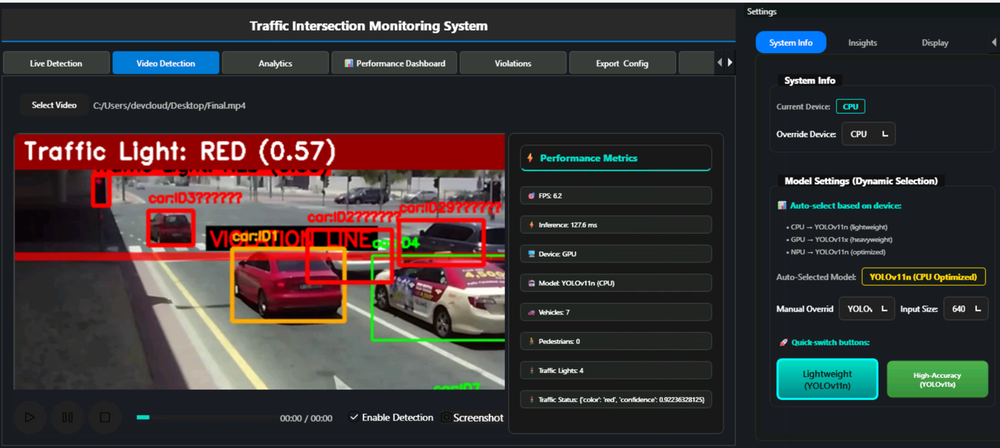
#> input picture apps/traffic_monitor/qt_app_pyside1/resources/dashboard.png, 1000 x 448 px, shrunk from 1503 x 673 before the run
$ python -i crosswalk_utils1.py   (imports and definitions only)
#> lines starting #> are read from the running program, lines starting #| are printed output that depends on the picture; after the words box and inside, x2 and y2 are one past the last pixel; in counts of white or black regions, pixels touching at a corner belong together
#> further down, picture is the input picture: shape (448, 1000, 3); mean B, G, R 53.5, 53.7, 58.7
# [1 line not run here, left out]
import cv2
import numpy as np
from typing import Tuple, Optional

# [252 lines left out: functions detect_crosswalk_and_violation_line, draw_violation_line, get_violation_line_y, not called in this run]

# Example usage:
# bbox, vline, dbg = detect_crosswalk_and_violation_line(frame, (tl_x, tl_y), perspective_M)
##working
# [1 line not run here, left out]
import cv2
import numpy as np
from sklearn import linear_model

# [128 lines left out: functions detect_crosswalk_and_violation_line, draw_violation_line, get_violation_line_y, not called in this run]

# Example usage:
# bbox, vline, dbg = detect_crosswalk_and_violation_line(frame, (tl_x, tl_y), perspective_M)
# [1 line not run here, left out]
import cv2
import numpy as np
from typing import Tuple, Optional

def detect_crosswalk_and_violation_line(frame: np.ndarray, traffic_light_position: Optional[Tuple[int, int]] = None, perspective_M: Optional[np.ndarray] = None):
    """
    Detects crosswalk (zebra crossing) or fallback stop line in a traffic scene using classical CV.
    Args:
        frame: BGR image frame from video feed
        traffic_light_position: Optional (x, y) of traffic light in frame
        perspective_M: Optional 3x3 homography matrix for bird's eye view normalization
    Returns:
        result_frame: frame with overlays (for visualization)
        crosswalk_bbox: (x, y, w, h) or None if fallback used
        violation_line_y: int (y position for violation check)
        debug_info: dict (for visualization/debugging)
    """
    debug_info = {}
    orig_frame = frame.copy()
    h, w = frame.shape[:2]
#> h = 448; w = 1000

    # 1. Perspective Normalization (Bird's Eye View)
    if perspective_M is not None:
        frame = cv2.warpPerspective(frame, perspective_M, (w, h))
        debug_info['perspective_warped'] = True
    else:
        debug_info['perspective_warped'] = False

    # 1. White Color Filtering (relaxed)
    mask_white = cv2.inRange(frame, (160, 160, 160), (255, 255, 255))
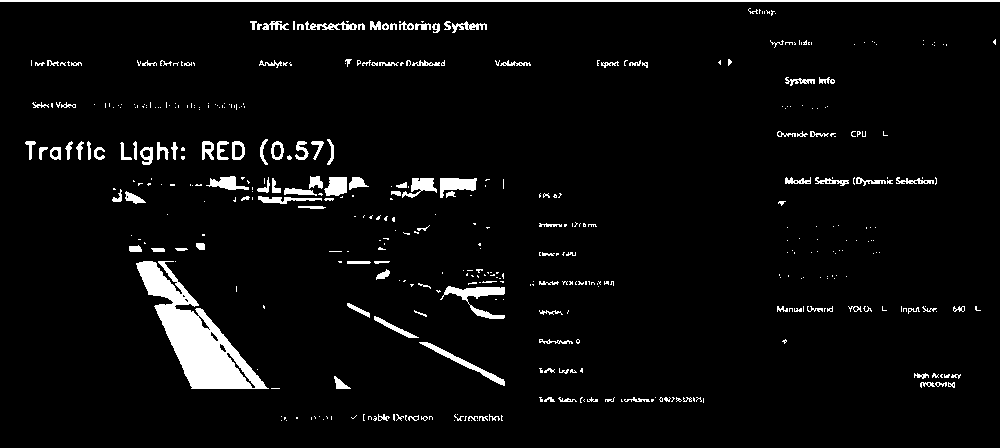
#> mask_white: shape (448, 1000); 4.6% white; 462 white regions (327 under 20 px), largest, box (x1, y1, x2, y2) and area: (136, 261, 269, 389) 6160, (0, 0, 1000, 2) 2000, (440, 286, 505, 319) 696
    debug_info['mask_white_ratio'] = np.sum(mask_white > 0) / (h * w)

    # 2. Grayscale for adaptive threshold
    gray = cv2.cvtColor(frame, cv2.COLOR_BGR2GRAY)
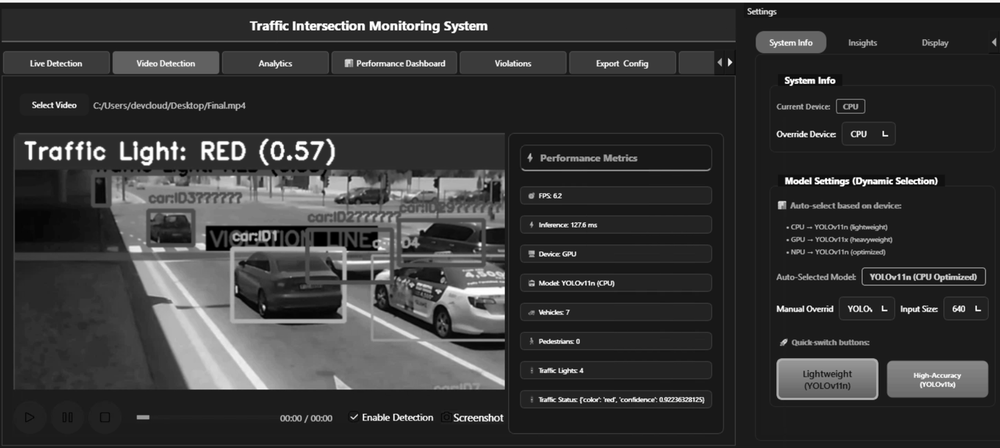
#> gray: shape (448, 1000); min 0, max 255, mean 55
    # Enhance contrast for night/low-light
    if np.mean(gray) < 80:
        gray = cv2.equalizeHist(gray)
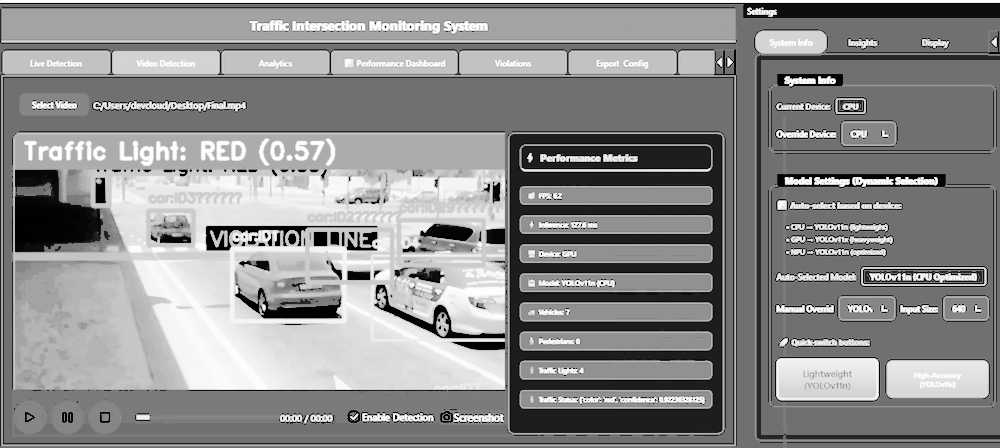
#> gray: shape (448, 1000); min 0, max 255, mean 139.5
        debug_info['hist_eq'] = True
    else:
        debug_info['hist_eq'] = False
    # 5. Adaptive threshold (tuned)
    thresh = cv2.adaptiveThreshold(gray, 255, cv2.ADAPTIVE_THRESH_GAUSSIAN_C,
                                   cv2.THRESH_BINARY, 15, 5)
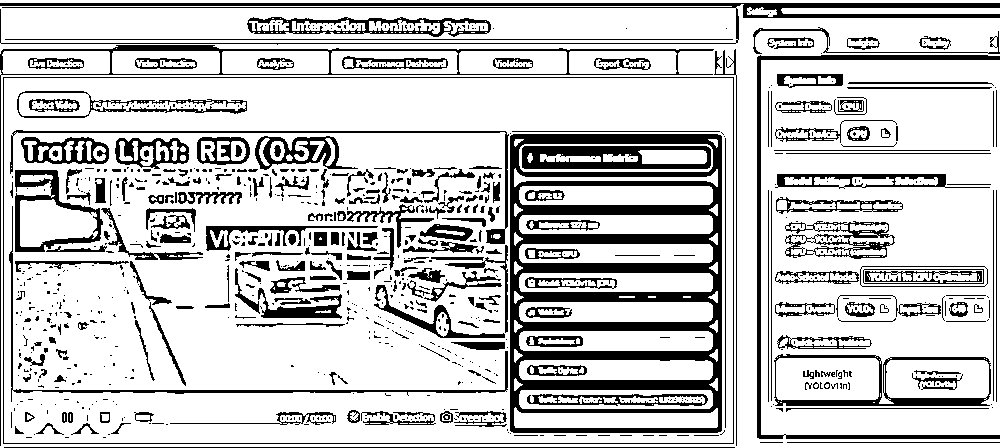
#> thresh: shape (448, 1000); 78% white; 904 black regions (630 under 20 px), largest, box (x1, y1, x2, y2) and area: (510, 134, 722, 433) 23077, (0, 3, 1000, 45) 6185, (757, 55, 1000, 439) 3600
    # Combine with color mask
    combined = cv2.bitwise_and(thresh, mask_white)
    # 2. Morphology (tuned)
    kernel = cv2.getStructuringElement(cv2.MORPH_RECT, (25, 3))
    morph = cv2.morphologyEx(combined, cv2.MORPH_CLOSE, kernel, iterations=1)
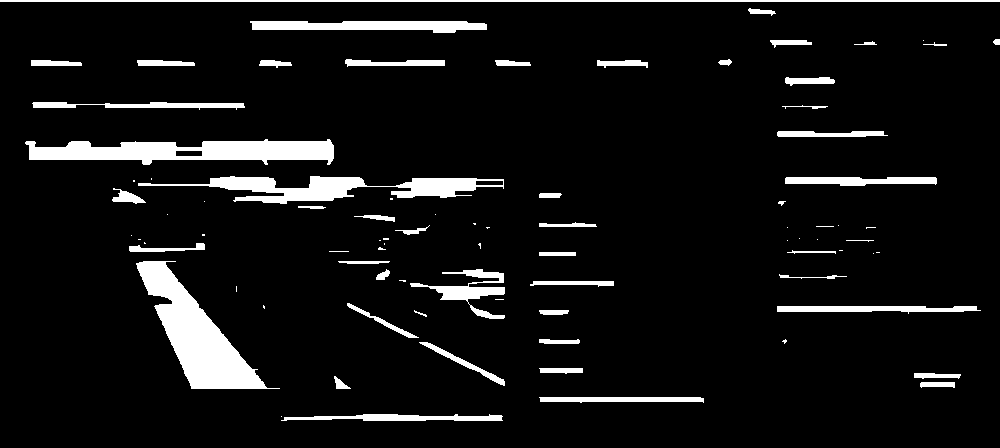
#> morph: shape (448, 1000); 7.5% white; 85 white regions (34 under 20 px)
    # Find contours
    contours, _ = cv2.findContours(morph, cv2.RETR_EXTERNAL, cv2.CHAIN_APPROX_SIMPLE)
#> contours = 85 contours, 39 with area under 20; largest, box (x1, y1, x2, y2) and area: (136, 261, 280, 389) 6390, (25, 139, 334, 165) 4965, (138, 176, 504, 204) 3802, (250, 21, 487, 33) 1832, (410, 269, 505, 319) 1150
    zebra_rects = []
    for cnt in contours:
        x, y, w, h = cv2.boundingRect(cnt)
        aspect_ratio = w / max(h, 1)
        area = w * h
        angle = 0  # For simplicity, assume horizontal stripes
        # Heuristic: wide, short, and not too small
        if aspect_ratio > 3 and 1000 < area < 0.5 * frame.shape[0] * frame.shape[1] and h < 60:
            zebra_rects.append((x, y, w, h, angle))
            cv2.rectangle(orig_frame, (x, y), (x+w, y+h), (0, 255, 0), 2)
#> this loop made 85 passes
#> (x, y, w, h, aspect_ratio, area) on passes 2 to 13: (281, 414, 222, 7, 31.71, 1554), (539, 397, 165, 6, 27.5, 990), (920, 382, 35, 6, 5.83, 210), (334, 376, 17, 13, 1.31, 221), (914, 373, 47, 6, 7.83, 282), (539, 368, 44, 6, 7.33, 264), (419, 342, 86, 44, 1.95, 3784), (782, 339, 5, 5, 1, 25), (539, 339, 41, 5, 8.2, 205), (539, 310, 30, 5, 6, 150), (414, 310, 13, 7, 1.86, 91), (777, 306, 204, 8, 25.5, 1632)
#> (cnt, x, y, w, h, aspect_ratio, area) on passes 27, 28, 45: ([[539, 252], [539, 255], [575, 255], [575, 252]], 539, 252, 37, 4, 9.25, 148), ([[329, 251], [348, 251]], 329, 251, 20, 1, 20, 20), ([[866, 227], [866, 228], [867, 227], [875, 227]], 866, 227, 10, 2, 5, 20)
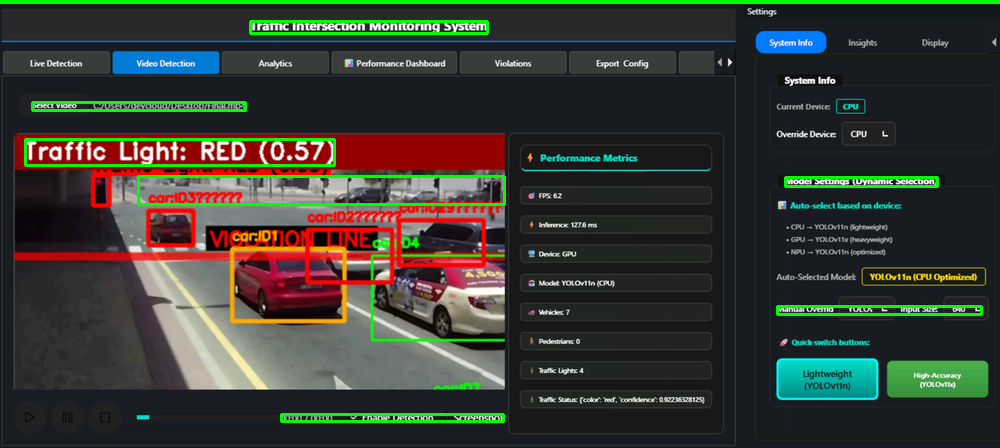
#> orig_frame: shape (448, 1000, 3); 3.3% of pixels changed, all inside (x1, y1, x2, y2) = (0, 0, 1000, 423)
#> after the loop, zebra_rects = [(281, 414, 222, 7, 0), (777, 306, 204, 8, 0), (785, 177, 152, 9, 0), (138, 176, 366, 28, 0), (25, 139, 309, 26, 0), (32, 102, 213, 8, 0), (250, 21, 237, 12, 0), (0, 0, 1000, 2, 0)]
    # --- Overlay drawing for debugging: draw all zebra candidates ---
    for r in zebra_rects:
        x, y, rw, rh, _ = r
        cv2.rectangle(orig_frame, (x, y), (x+rw, y+rh), (0, 255, 0), 2)
#> this loop made 8 passes
#> (r, x, y, rw, rh) on passes 1 to 8: ((281, 414, 222, 7, 0), 281, 414, 222, 7), ((777, 306, 204, 8, 0), 777, 306, 204, 8), ((785, 177, 152, 9, 0), 785, 177, 152, 9), ((138, 176, 366, 28, 0), 138, 176, 366, 28), ((25, 139, 309, 26, 0), 25, 139, 309, 26), ((32, 102, 213, 8, 0), 32, 102, 213, 8), ((250, 21, 237, 12, 0), 250, 21, 237, 12), ((0, 0, 1000, 2, 0), 0, 0, 1000, 2)
    # Draw all zebra candidate rectangles for debugging (no saving)
    for r in zebra_rects:
        x, y, rw, rh, _ = r
        cv2.rectangle(orig_frame, (x, y), (x+rw, y+rh), (0, 255, 0), 2)
    # --- Probabilistic Scoring for Groups ---
    # [24 lines left out: function group_score, not called in this run]
    # 4. Dynamic grouping tolerance
    y_tolerance = int(h * 0.05)
#> y_tolerance = 0
    crosswalk_bbox = None
    violation_line_y = None
    best_score = 0
    best_group = None
    if len(zebra_rects) >= 3:
        zebra_rects = sorted(zebra_rects, key=lambda r: r[1])
#> zebra_rects = [(0, 0, 1000, 2, 0), (250, 21, 237, 12, 0), (32, 102, 213, 8, 0), (25, 139, 309, 26, 0), (138, 176, 366, 28, 0), (785, 177, 152, 9, 0), (777, 306, 204, 8, 0), (281, 414, 222, 7, 0)]
        groups = []
        group = [zebra_rects[0]]
#> group = [(0, 0, 1000, 2, 0)]
        for rect in zebra_rects[1:]:
            if abs(rect[1] - group[-1][1]) < y_tolerance:
                group.append(rect)
            else:
                if len(group) >= 3:
                    groups.append(group)
                group = [rect]
#> this loop made 7 passes
#> after the loop, groups = []
        if len(group) >= 3:
            groups.append(group)
        # Score all groups
        scored_groups = [(group_score(g), g) for g in groups if group_score(g) > 0.1]
#> scored_groups = []
        print(f"[CROSSWALK DEBUG] scored_groups: {[s for s, _ in scored_groups]}")
#| [CROSSWALK DEBUG] scored_groups: []
        if scored_groups:
            scored_groups.sort(reverse=True, key=lambda x: x[0])
            best_score, best_group = scored_groups[0]
            print("Best group score:", best_score)
            # Visualization for debugging
            debug_vis = orig_frame.copy()
            for r in zebra_rects:
                x, y, rw, rh, _ = r
                cv2.rectangle(debug_vis, (x, y), (x+rw, y+rh), (255, 0, 255), 2)
            for r in best_group:
                x, y, rw, rh, _ = r
                cv2.rectangle(debug_vis, (x, y), (x+rw, y+rh), (0, 255, 255), 3)
            cv2.imwrite(f"debug_crosswalk_group.png", debug_vis)
            # Optionally, filter by vanishing point as before
            # ...existing vanishing point code...
            xs = [r[0] for r in best_group] + [r[0] + r[2] for r in best_group]
            ys = [r[1] for r in best_group] + [r[1] + r[3] for r in best_group]
            x1, x2 = min(xs), max(xs)
            y1, y2 = min(ys), max(ys)
            crosswalk_bbox = (x1, y1, x2 - x1, y2 - y1)
            violation_line_y = y2 - 5
            debug_info['crosswalk_group'] = best_group
            debug_info['crosswalk_score'] = best_score
            debug_info['crosswalk_angles'] = [r[4] for r in best_group]
    # --- Fallback: Stop line detection ---
    if crosswalk_bbox is None:
        edges = cv2.Canny(gray, 80, 200)
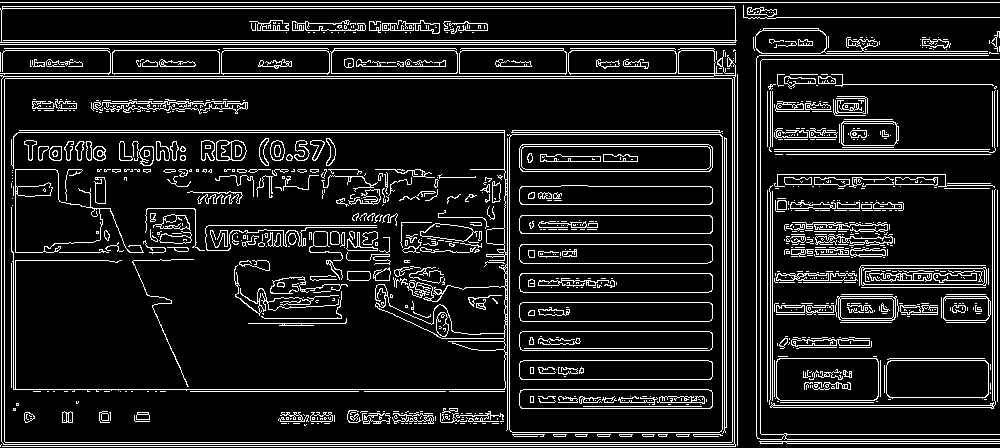
#> edges: shape (448, 1000); 12.1% white in thin lines or dots
        lines = cv2.HoughLinesP(edges, 1, np.pi / 180, threshold=80, minLineLength=60, maxLineGap=20)
#> lines = 227 rows, first 6: [0, 73, 760, 73], [2, 6, 743, 6], [1, 132, 898, 132], [0, 42, 773, 42], [0, 44, 879, 44], [2, 78, 842, 78]
        stop_lines = []
        if lines is not None:
            for l in lines:
                x1, y1, x2, y2 = l[0]
                angle = np.degrees(np.arctan2(y2 - y1, x2 - x1))
                if abs(angle) < 20 or abs(angle) > 160:  # horizontal
                    if y1 > h // 2 or y2 > h // 2:  # lower half
                        stop_lines.append((x1, y1, x2, y2))
#> this loop made 227 passes
#> (x1, y1, x2, y2, angle) on passes 1 to 3: (0, 73, 760, 73, 0), (2, 6, 743, 6, 0), (1, 132, 898, 132, 0)
        debug_info['stop_lines'] = stop_lines
        print(f"[CROSSWALK DEBUG] stop_lines: {len(stop_lines)} found")
#| [CROSSWALK DEBUG] stop_lines: 201 found
        if stop_lines:
            if traffic_light_position:
                tx, ty = traffic_light_position
                best_line = min(stop_lines, key=lambda l: abs(((l[1]+l[3])//2) - ty))
            else:
                best_line = max(stop_lines, key=lambda l: max(l[1], l[3]))
            x1, y1, x2, y2 = best_line
            crosswalk_bbox = None
            violation_line_y = min(y1, y2) - 5
            debug_info['stop_line'] = best_line
            print(f"[CROSSWALK DEBUG] using stop_line: {best_line}")
#| [CROSSWALK DEBUG] using stop_line: (0, 446, 735, 446)
    # Draw fallback violation line overlay for debugging (no saving)

    return orig_frame, crosswalk_bbox, violation_line_y, debug_info

# [80 lines left out: functions draw_violation_line, get_violation_line_y, not called in this run]

# Example usage:
# bbox, vline, dbg = detect_crosswalk_and_violation_line(frame, (tl_x, tl_y), perspective_M)

>>> import cv2
>>> picture = cv2.imread('../resources/dashboard.png')
>>> result = detect_crosswalk_and_violation_line(picture)
